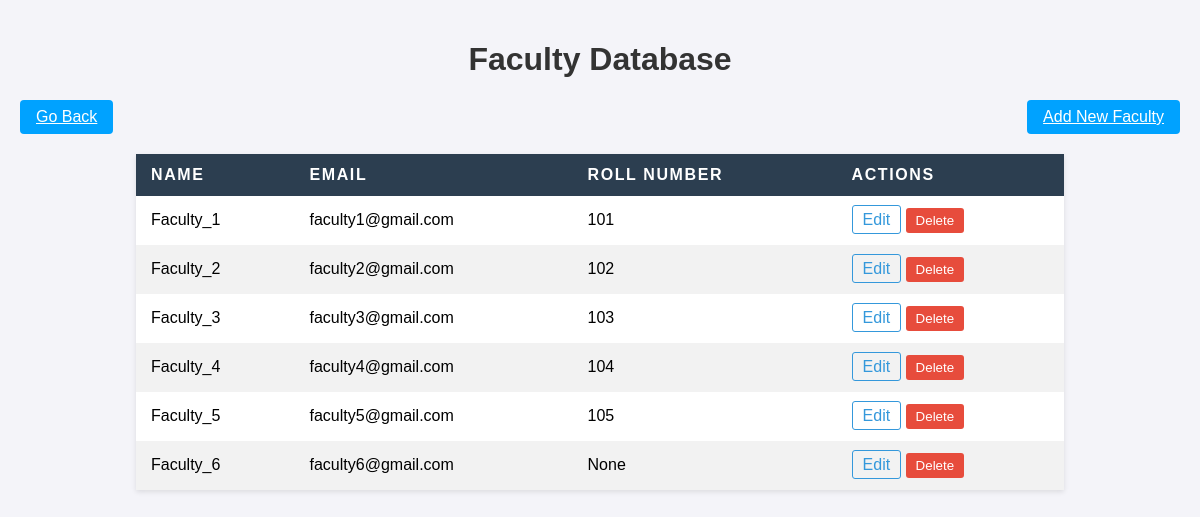
The app's page /faculty-database/, older data.
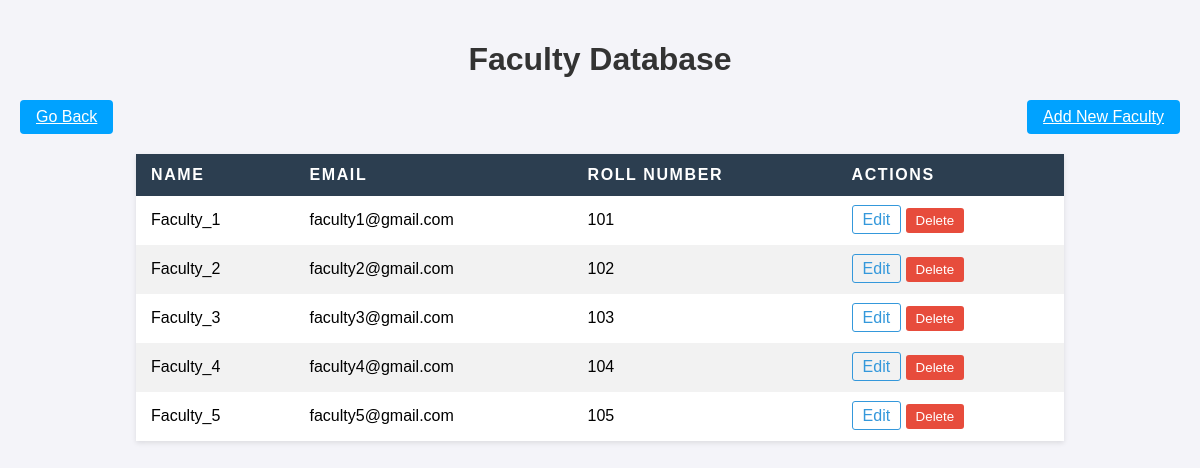
The same page, newer data.
### users/models.py (models this page shows, shortened)
class Faculty(models.Model):
    profile = models.OneToOneField(Profile, on_delete=models.CASCADE, limit_choices_to={'role': 'faculty'})
    name=models.CharField(max_length=255,null=True,blank=True)
    email=models.EmailField(max_length=200,unique=True,null=True,blank=True)
    facultyID=models.CharField(max_length=200,null=True,blank=True)

### mtechMinorEval/views.py (the view)
# urls.py: path('faculty-database/', views.facultyDatabase, name='faculty-database'),
def facultyDatabase(request):
    facultys=Faculty.objects.all()
    context={
        'facultys':facultys
    }
    return render(request,'mtechMinorEval/facultyDatabase.html', context)

### mtechMinorEval/templates/mtechMinorEval/facultyDatabase.html (shortened to what this page needs)
<!DOCTYPE html>
<html lang="en">
<head>
</head>
<body>
    <h1>Faculty Database</h1>
    <div style="display: flex; justify-content: space-between; align-items: center;">
        <a href="{% url 'admin-panel' %}" style="background-color:  rgb(0, 162, 255); color: white; padding: 0.5rem 1rem; border-radius: 0.25rem;">Go Back</a>
        <a href="{% url 'add-new-faculty' %}" style="background-color: rgb(0, 162, 255); color: white; padding: 0.5rem 1rem; border-radius: 0.25rem;">Add New Faculty</a>
    </div>
    <table>
        <thead>
            <tr>
                <th>Name</th>
                <th>Email</th>
                <th>Roll Number</th>
                <th>Actions</th>
            </tr>
        </thead>
        <tbody>
            {% for faculty in facultys %}
            <tr>
                <td>{{ faculty.name }}</td>
                <td>{{ faculty.email }}</td>
                <td>{{ faculty.facultyID }}</td>
                <td>
                    <a href="{% url 'faculty-edit' faculty.id %}">Edit</a>
                    <form action="{% url 'faculty-delete' faculty.id %}" method="POST" style="display:inline;">
                        <button type="submit" onclick="return confirm('Are you sure you want to delete this faculty?');">Delete</button>
                    </form>
                </td>
            </tr>
            {% endfor %}
        </tbody>
    </table>
</body>
</html>

Row changes from the older to the newer data that the page shows:
removed Faculty: name "Faculty_6", email "faculty6@gmail.com", facultyID "None"
